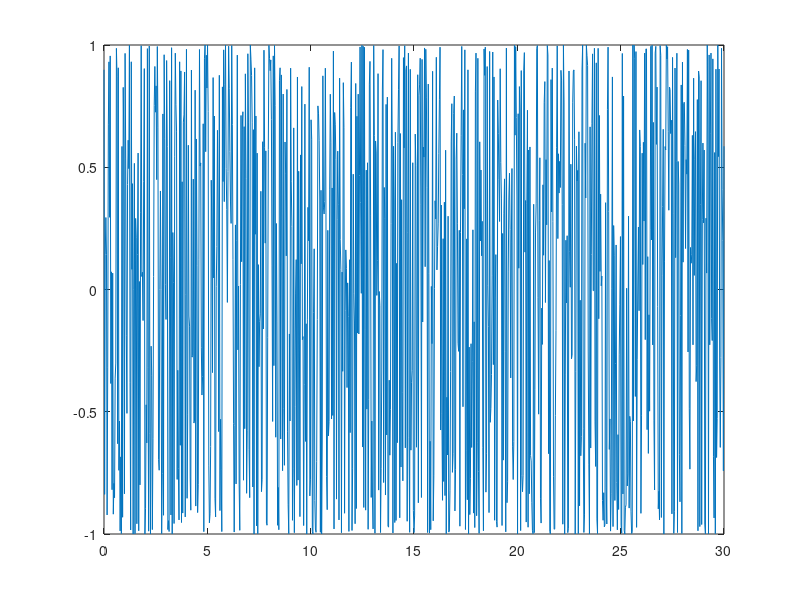

The MATLAB script that drew this image:
time = linspace (0,30,1001);
values = zeros(1,1001);

for i = 1:1001
    
    r = 7 + (-7).*rand(100,1);
    v = sin(r);
    values(i) = v(1);
end

figure(1);
plot(time,values);
